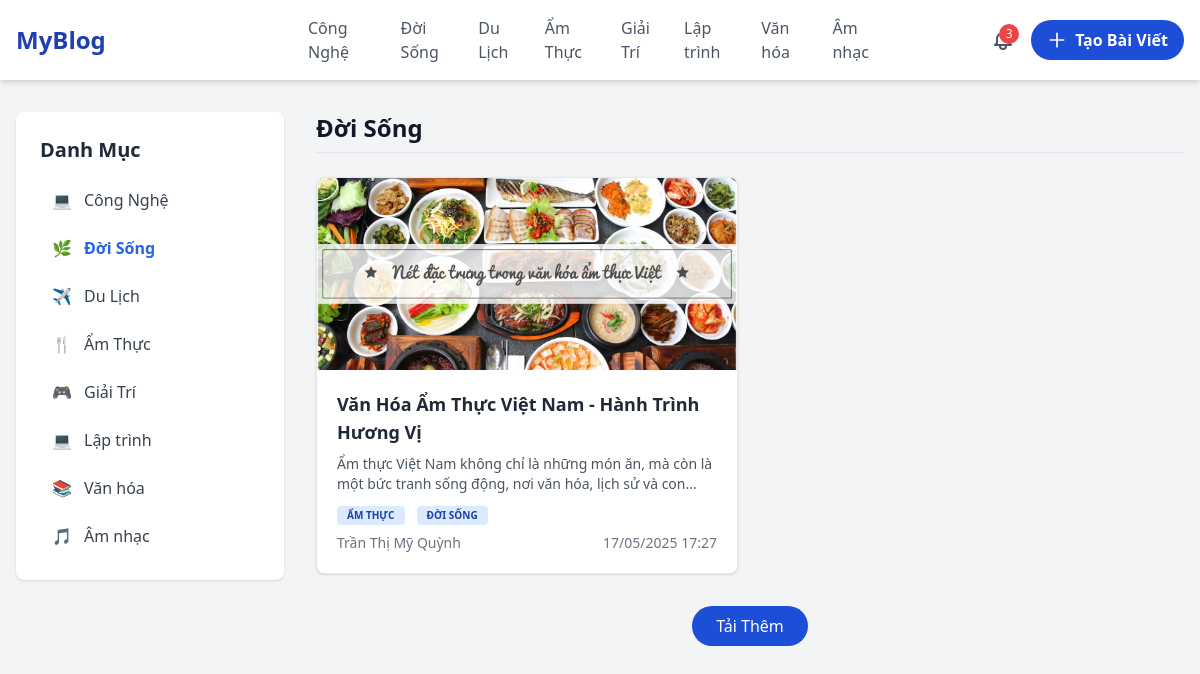
Before: /danhmuc/doi-song with the older database file.
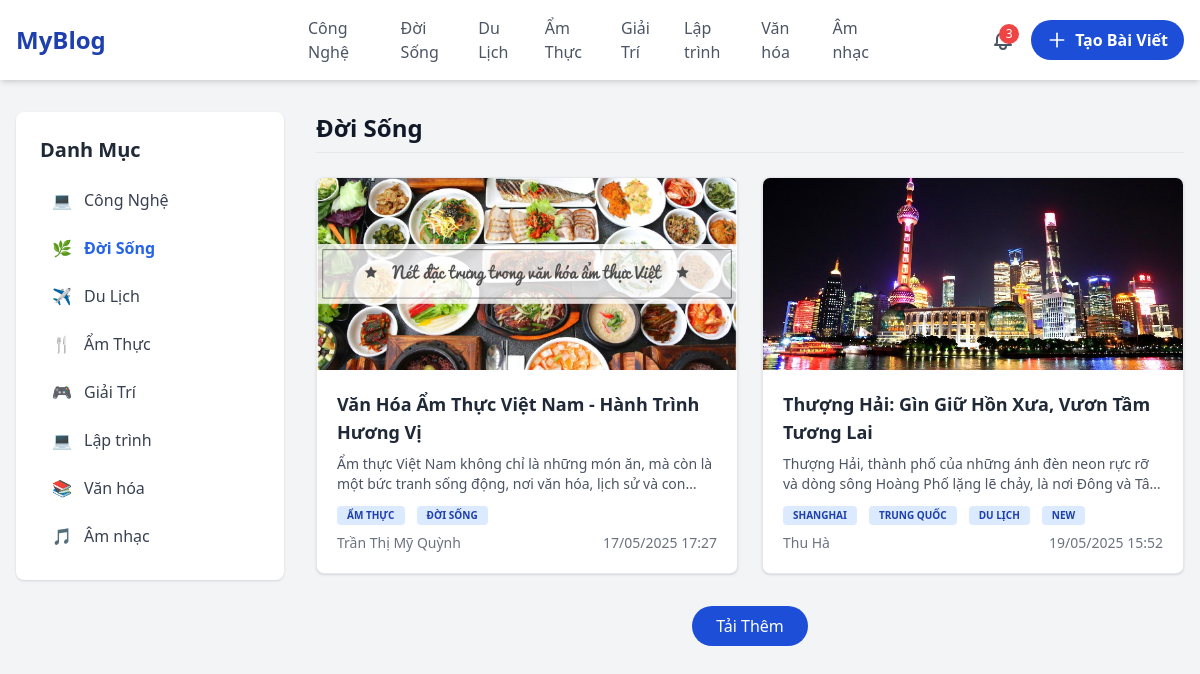
After: the same page with the newer database file.
### app.py (models this page shows)
class Category(db.Model):
    __tablename__ = 'categories'
    id = db.Column(db.Integer, primary_key=True, autoincrement=True)
    name = db.Column(db.String(50))
    slug = db.Column(db.String(100), unique=True, nullable=False)
    posts = db.relationship('PostCategory', backref='category', lazy=True)

class Post(db.Model):
    __tablename__ = 'posts'
    id = db.Column(db.Integer, primary_key=True, autoincrement=True)
    user_id = db.Column(db.Integer, db.ForeignKey('users.id'), nullable=False)
    title = db.Column(db.String(255))
    slug = db.Column(db.String(255), unique=True, nullable=False)
    content = db.Column(db.Text)
    thumbnail_url = db.Column(db.String(255))
    description = db.Column(db.String(255))
    created_at = db.Column(db.DateTime, default=lambda: datetime.now(UTC))
    view_count = db.Column(db.Integer, default=0)
    status = db.Column(db.Enum('draft', 'published', 'archived', name='status_enum'), default='published')
    deleted_at = db.Column(db.DateTime, nullable=True)
    post_categories = db.relationship('PostCategory', backref='post', cascade="all, delete-orphan", lazy=True)
    comments = db.relationship('Comment', backref='post', cascade="all, delete-orphan", lazy='dynamic')
    tags = db.relationship('Tag', secondary='post_tags', back_populates='posts')

class Tag(db.Model):
    __tablename__ = 'tags'
    id = db.Column(db.Integer, primary_key=True, autoincrement=True)
    name = db.Column(db.String(50), unique=True, nullable=False)
    posts = db.relationship('Post', secondary='post_tags', back_populates='tags')

class User(db.Model):
    __tablename__ = 'users'
    id = db.Column(db.String(36), primary_key=True, default=lambda: str(uuid.uuid4()))
    name = db.Column(db.String(100))
    email = db.Column(db.String(100), unique=True)
    password = db.Column(db.String(100))
    mobile = db.Column(db.String(100))
    avatar_url = db.Column(db.String(255))
    bio = db.Column(db.Text)
    joined_date = db.Column(db.Date, default=date.today)
    posts = db.relationship('Post', backref='user', lazy=True)
    comments = db.relationship('Comment', backref='user', lazy=True)
    messages = db.relationship('Message', back_populates='user', lazy='dynamic')

### app.py (the view)
@app.route('/danhmuc/<string:slug>')
def category(slug):
    category = Category.query.filter_by(slug=slug).first_or_404()
    posts = [pc.post for pc in category.posts if pc.post.deleted_at is None]
    return render_template("category.html" , posts=posts , category=category , slug=slug)

### app.py (called while the page is built)
@app.context_processor
def inject_categories():
    categories = Category.query.all()
    return dict(categories=categories)

### templates/category.html (shortened to what the changed rows need)
{% extends "base.html" %}
{% block content %}
    <main class="container mx-auto max-w-7xl px-4 py-8 grid grid-cols-1 md:grid-cols-12 gap-8">
        <aside class="md:col-span-3 bg-white shadow p-6 rounded-lg h-fit sticky top-6">
            <ul class="space-y-2 text-base">
                {% for category in categories %}
                    <li>
                        <a href="/danhmuc/{{ category.slug }}"
                           class="flex items-center px-3 py-2 rounded-md transition hover:bg-gray-100
                       {% if category.slug == slug %}text-blue-600 font-semibold{% else %}text-gray-700{% endif %}">
                        <span class="mr-3">
                           {% if category.name == "Công Nghệ" %}💻
                           {% elif category.name == "Đời Sống" %}🌿
                           {% elif category.name == "Du Lịch" %}✈️
                           {% elif category.name == "Ẩm Thực" %}🍴
                           {% elif category.name == "Giải Trí" %}🎮
                           {% elif category.name == "Lập trình" %}💻
                           {% elif category.name == "Văn hóa" %}📚
                           {% elif category.name == "Âm nhạc" %}🎵
                           {% else %}📁
                           {% endif %}
                        </span>
                            {{ category.name }}
                        </a>
                    </li>
                {% endfor %}
            </ul>
        </aside>
        <section class="md:col-span-9">
            <h2 class="text-2xl font-bold text-gray-900 mb-6 border-b pb-2">{{ category.name }}</h2>
            {% if posts|length > 0 %}
                <div class="grid grid-cols-1 sm:grid-cols-2 lg:grid-cols-2 gap-6">
                    {% for i in posts %}
                        <a href="/baiviet/{{ i.slug }}">
                            <div class="bg-white border rounded-lg shadow hover:shadow-lg transition overflow-hidden flex flex-col h-full">
                                <img src="{{ url_for('static', filename= i.thumbnail_url)}}"
                                     class="w-full h-48 object-cover" />
                                <div class="p-5 flex flex-col justify-between flex-1">
                                    <h3 class="text-lg font-semibold text-gray-800 mb-2 hover:text-blue-600 transition">
                                        {{ i.title }}
                                    </h3>
                                    <p class="text-gray-600 text-sm mb-3 line-clamp-2">
                                        {{ i.description|safe }}
                                    </p>
                                    <div class="flex flex-wrap gap-2 mb-2">
                                        {% for tag in i.tags %}
                                            <span style="font-size: 10px" class="bg-blue-100 text-blue-800 font-semibold px-2.5 py-0.5 rounded mr-1 uppercase">
                                        {{ tag.name }}
                                      </span>
                                        {% endfor %}
                                    </div>
                                    <div class="flex justify-between text-sm text-gray-500 mt-auto">
                                        <span>{{ i.user.name if i.user else 'Unknown author' }}</span>
                                        <span>{{ i.created_at.strftime('%d/%m/%Y %H:%M') }}</span>
                                    </div>
                                </div>
                            </div>
                        </a>
                    {% endfor %}
                </div>
                <div class="flex justify-center mt-8">
                    <button id="load-more"
                            class="bg-blue-700 text-white font-medium px-6 py-2 rounded-full hover:bg-blue-800 transition">
                    </button>
                </div>
            {% else %}
                <div class="text-center text-gray-500 py-10">
                    Không có bài viết nào trong danh mục này.
                </div>
            {% endif %}
        </section>
    </main>
{% endblock %}

### templates/base.html (shortened to what this page needs)
<!DOCTYPE html>
<html lang="en">
<head>
    <link rel="stylesheet" href="{{ url_for('static', filename='style.css') }}" />
    <link href="https://cdn.jsdelivr.net/npm/sweetalert2@11/dist/sweetalert2.min.css" rel="stylesheet">
    <link rel="stylesheet" href="https://cdnjs.cloudflare.com/ajax/libs/font-awesome/6.7.2/css/all.min.css" />
</head>
<body class="bg-gray-100">
    <header class="bg-white shadow-md sticky top-0 z-40">
        <div
                class="container mx-auto max-w-7xl px-4 py-4 grid grid-cols-12 items-center"
        >
            <div class="col-span-3 flex items-center">
                <a href="/trangchu">
                    <h1 class="text-2xl font-bold text-blue-800 cursor-pointer">
                        MyBlog
                    </h1></a
                >
            </div>
            <nav
                    id="nav-menu"
                    class="md:flex col-span-6 justify-center items-center space-x-4 text-base font-medium"
            >
                {% for category in categories %}
                    <a href="/danhmuc/{{ category.slug }}" class="text-gray-600 hover:text-blue-700">
                        {{ category.name }}
                    </a>
                {% endfor %}
            </nav>
            <div class="col-span-3 flex justify-end items-center space-x-4">
                <button class="relative group">
                    <span
                            class="absolute -top-1 -right-1 bg-red-500 text-white text-xs rounded-full h-5 w-5 flex items-center justify-center"
                    >3</span
                    >
                </button>
                <a
                        href="/taobaiviet"
                        class="bg-blue-700 text-white text-base font-semibold px-4 py-2 rounded-full hover:bg-blue-800 hover:shadow-lg transition duration-300 ease-in-out flex items-center"
                >
                    <svg
                            class="w-5 h-5 mr-2"
                            fill="none"
                            stroke="currentColor"
                            viewBox="0 0 24 24"
                    >
                        <path
                                stroke-linecap="round"
                                stroke-linejoin="round"
                                stroke-width="2"
                                d="M12 4v16m8-8H4"
                        />
                    </svg>
                    Tạo Bài Viết
                </a>
            </div>
        </div>
    </header>
    <main>
        {% block content %}{% endblock %}
    </main>
    <script src="https://cdn.tailwindcss.com"></script>
</body>
</html>

Changed rows visible on the page:
added Post: thumbnail_url (picture), title "Thượng Hải: Gìn Giữ Hồn Xưa, Vươn Tầm Tương Lai", description "Thượng Hải, thành phố của những ánh đèn neon rực rỡ và dòng sông Hoàng Phố lặng lẽ chảy, là nơi Đông và…", user "Thu Hà", created_at "19/05/2025 15:52"
added Tag: name "SHANGHAI", shown under "Thượng Hải: Gìn Giữ Hồn Xưa, Vươn Tầm Tương Lai"
added Tag: name "TRUNG QUỐC", shown under "Thượng Hải: Gìn Giữ Hồn Xưa, Vươn Tầm Tương Lai"
added Tag: name "DU LỊCH", shown under "Thượng Hải: Gìn Giữ Hồn Xưa, Vươn Tầm Tương Lai"
added Tag: name "NEW", shown under "Thượng Hải: Gìn Giữ Hồn Xưa, Vươn Tầm Tương Lai"
